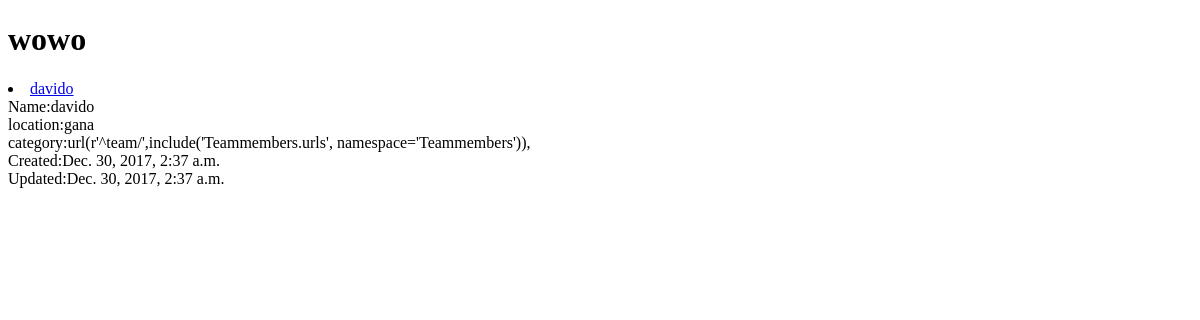
Before: / with the older database file.
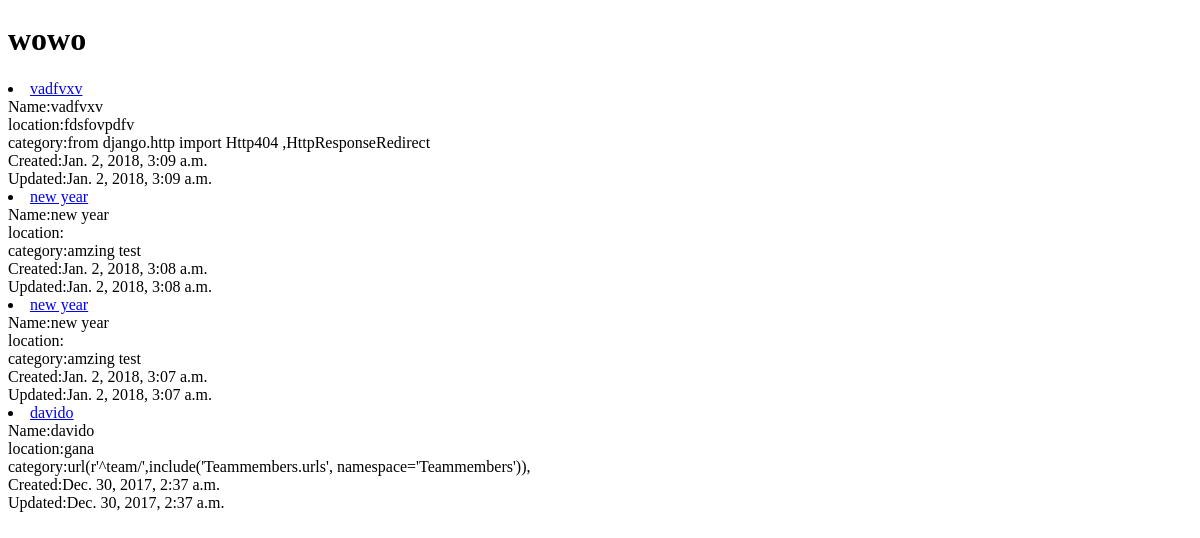
After: the same page with the newer database file.
### Main/models.py (models this page shows, shortened)
class Post(models.Model):
    owner =  models.ForeignKey(User, on_delete=models.CASCADE)
    title = models.CharField(max_length=200)
    slug      =      models.SlugField(unique=True,blank=True, null=True)
    location = models.CharField(max_length=150)
    image = models.ImageField(upload_to=upload_location)
    image_2 = models.ImageField(upload_to=upload_location)
    image_3 = models.ImageField(upload_to=upload_location,blank=True, null=True)
    image_4 = models.ImageField(upload_to=upload_location,blank=True, null=True)
    image_5 = models.ImageField(upload_to=upload_location,blank=True, null=True)
    description = models.TextField()
    size_of_land = models.CharField(max_length=150)
    location_details = models.CharField(max_length=300)
    price = models.CharField(max_length=150)
    features = models.TextField()
    updated = models.DateTimeField(auto_now=True, auto_now_add=False)
    timestamp = models.DateTimeField(auto_now=False, auto_now_add=True)
    def __str__(self):
        return self.title
    def get_absolute_url(self):
        return reverse("Main:detail",kwargs={"slug":self.slug})
    class Meta:
        ordering = ["-timestamp", "-updated"]

### Main/views.py (the view)
# urls.py: url(r'^$',PostListView.as_view(),name='list'),
class PostListView(ListView):
    queryset = Post.objects.all()

### Main/templates/Main/post_list.html (shortened to what this page needs)
<!DOCTYPE html>
<html lang="en">
<head>
</head>
<body>
    <h1>wowo</h1>
    {% for post in post_list %}
    <li><a href="{{ post.get_absolute_url }}">{{ post }}</a></li>
   Name:{{ post.title }} <br>   location:{{ post.location }} <br> category:{{ post.description }}  <br> Created:{{ post.timestamp }} <br>Updated:{{ post.updated }}
    {% endfor %}
</body>
</html>

Changed rows visible on the page:
added Post: title "vadfvxv", location "fdsfovpdfv", description "from django.http import Http404 ,HttpResponseRedirect", timestamp "Jan. 2, 2018, 3:09 a.m.", updated "Jan. 2, 2018, 3:09 a.m."
added Post: title "new year", description "amzing test", timestamp "Jan. 2, 2018, 3:08 a.m.", updated "Jan. 2, 2018, 3:08 a.m."
added Post: title "new year", description "amzing test", timestamp "Jan. 2, 2018, 3:07 a.m.", updated "Jan. 2, 2018, 3:07 a.m."
